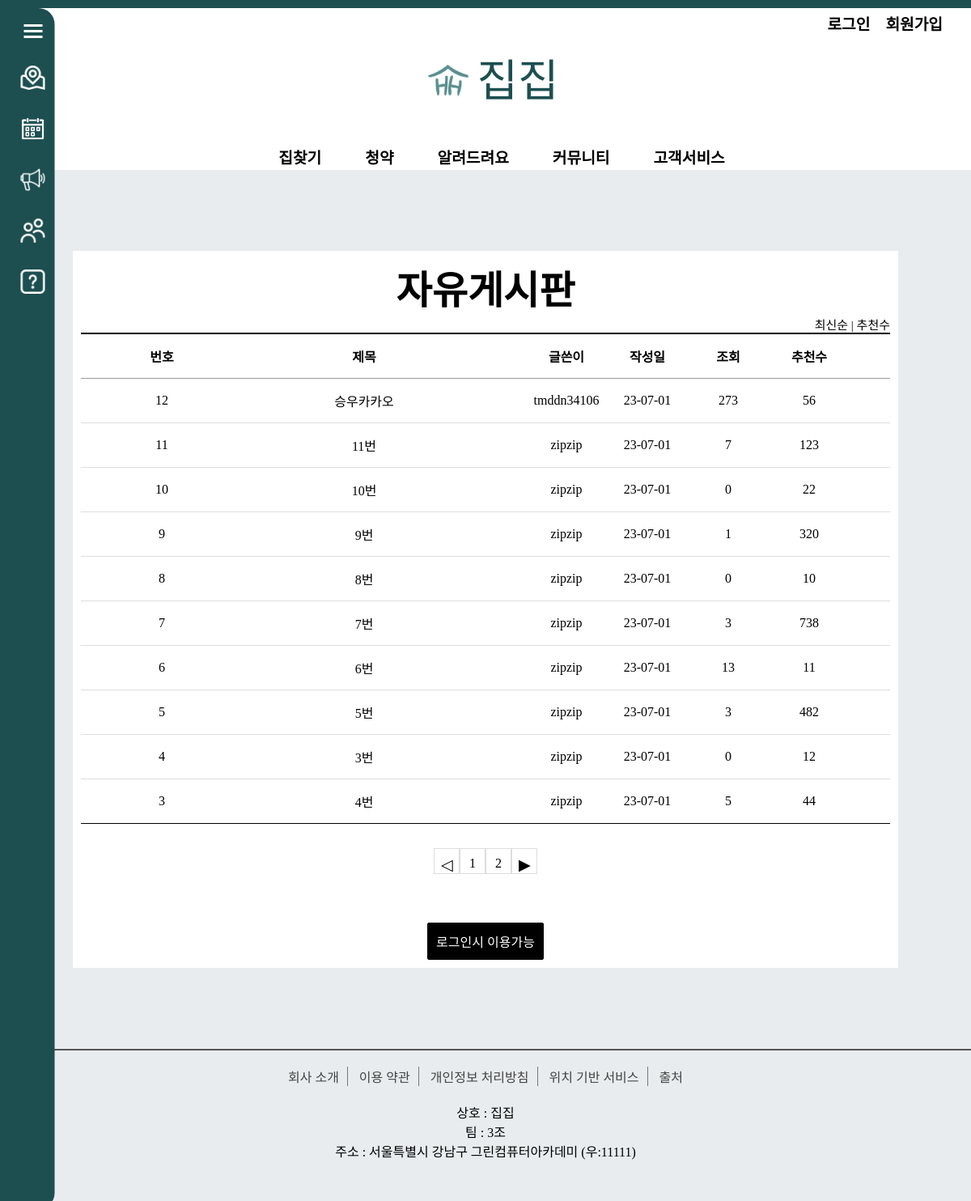
Page /community/board_free/ on the earlier database version.
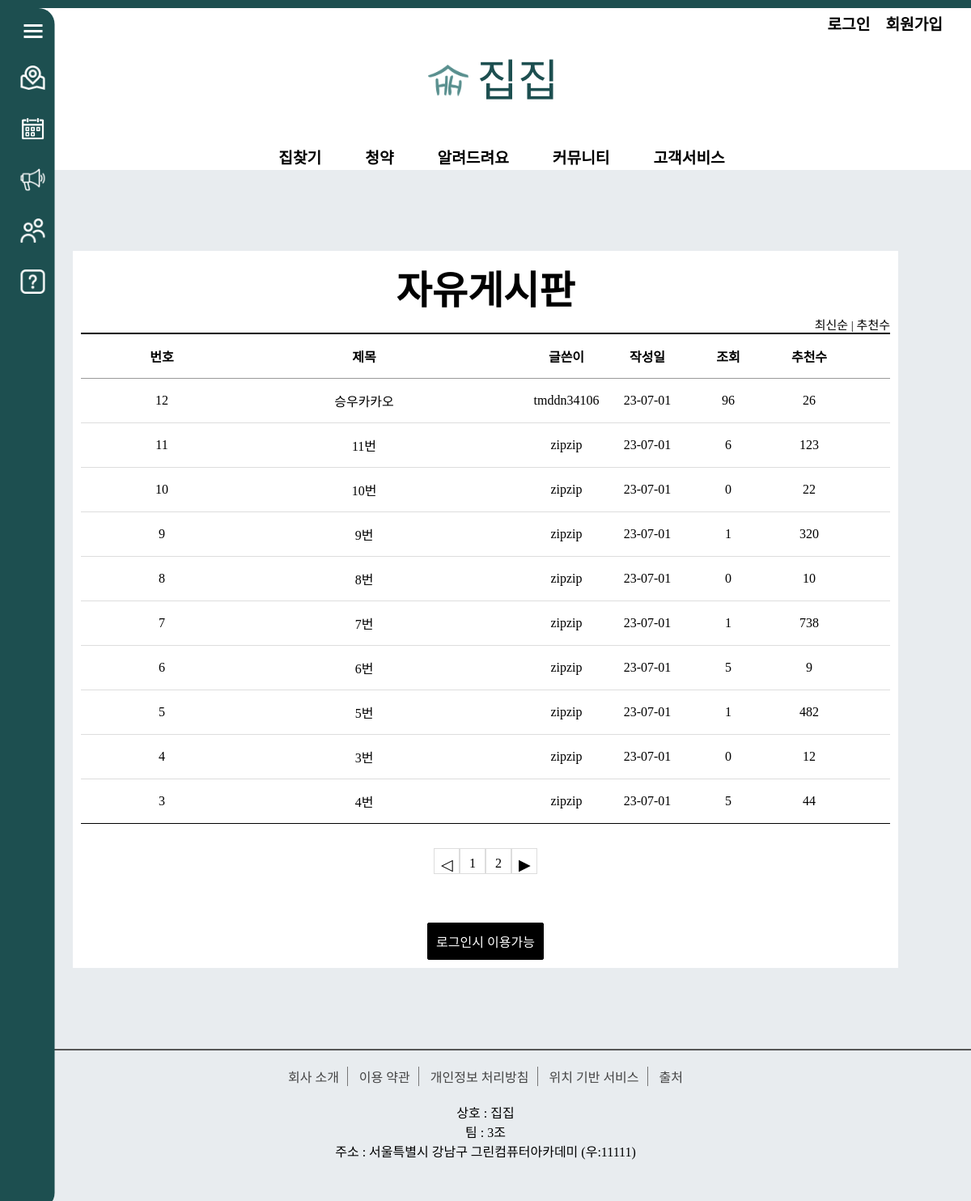
Same page on the later database version.
### community/models.py (models this page shows, shortened)
class Free_Board(models.Model):
    b_title = models.CharField(max_length=100)
    b_content = models.TextField()
    user = models.ForeignKey(User, on_delete=models.CASCADE)
    b_regdate = models.DateTimeField()
    b_modifydate = models.DateTimeField(null=True, blank=True)
    b_hit = models.IntegerField(default=0)
    b_recommend = models.IntegerField(default=0)

### community/views.py (the view)
# urls.py: path('board_free/', views.board_free, name='free'),  # 자유게시판
def board_free(request):
    question_list = Free_Board.objects.order_by('-b_regdate')
    page = request.GET.get('page', '1')
    paginator = Paginator(question_list, 10)
    text = paginator.get_page(page)
    context = {'question_list': text}
    return render(request, 'community/board_free/board_free.html', context) # 자유게시판

### templates/community/board_free/board_free.html (shortened to what this page needs)
<!DOCTYPE html>
{% load static %}
<html lang="en">
<head>
    <link rel="stylesheet" href="{% static 'css/board/css.css' %}">
</head>
<body>
{% include 'poll/sidebar.html' %}
{% include 'poll/header.html' %}
<div class="board_wrap">
    <div class="board_title">
        <strong>자유게시판</strong>
        <div class="board_title_takes">
            <a href="{% url 'community:free' %}">최신순</a> |
            <a href="{% url 'community:free_recommend' %}">추천수</a>
        </div>
    </div>
    <div class="board_list_wrap">
        <div class="board_list">
            <div class="top">
                <div class="num">번호</div>
                <div class="title">제목</div>
                <div class="writer">글쓴이</div>
                <div class="date">작성일</div>
                <div class="count">조회</div>
                <div class="recommend">추천수</div>
            </div>
            {% for question in question_list %}
            <div>
                <div class="num">{{ question.id }}</div>
                <div class="title">
                    <a href="{% url 'community:detail' question.id %}">{{ question.b_title }}
                    </a>
                </div>
                <div class="writer">{{ question.user }}</div>
                <div class="date">{{ question.b_regdate|date:"y-m-d"}}</div>
                <div class="count">{{ question.b_hit }}</div>
                <div class="recommend">{{ question.b_recommend }}</div>
            </div>
            {% endfor %}
        </div>
        <ul class="board_page">
            {% if question_list.has_previous %}
            <li class="bt first">
                <a class="bt prev" href="?page={{ question_list.previous_page_number }}">◀</a>
            </li>
            {% else %}
            <li class="page-item disabled">
                <a class="bt prev">◁</a>
            </li>
            {% endif %}
            {% for page_number in question_list.paginator.page_range %}
            {% if question_list.number == page_number %}
            <li class="page-item active">
                <a class="num">{{ page_number }}</a>
            </li>
            {% else %}
            <li class="page-item">
                <a class="num" href="?page={{ page_number }}">{{ page_number }}</a>
            </li>
            {% endif %}
            {% endfor %}
            {% if question_list.has_next %}
            <li class="page-item">
                <a class="bt last" href="?page={{ question_list.next_page_number }}">▶</a>
            </li>
            {% else %}
            <li class="page-item disabled">
                <a class="bt last">▷</a>
            </li>
            {% endif %}
        </ul>
       <div class="bt_wrap">
        {% if user.is_authenticated %}
        <a href="{% url 'community:write' %}" class="on">등록</a>
        {% else %}
        <a href="{% url 'common:signin' %}" class="on">로그인시 이용가능</a>
        {% endif %}
        </div>
    </div>
</div>
{% include 'footer/footer.html' %}
</body>
</html>

### templates/poll/sidebar.html (shortened to what this page needs)
<!DOCTYPE html>
{% load static %}
<html lang="en">
<head>
    <link rel="stylesheet" href="{% static 'css/poll/style.css' %}">
</head>
<body>
    <aside class="side-bar">
        <section class="side-bar-icon-box">
            <section class="side-bar-icon1">
                <div></div>
                <div></div>
                <div></div>
            </section>
        </section>
        <ul>
            <li>
                <a href="{% url 'map:search' %}">
                    <i class="side-icon2"></i>
                </a>
            </li>
            <li>
                <a href="{% url 'koreaCalendar:subCalendar' %}">
                    <i class="side-icon3"></i>
                </a>
            </li>
            <li>
                <a href="{% url 'information:information' %}">
                    <i class="side-icon4"></i>
                </a>
            </li>
            <li>
                <a href="{% url 'community:free' %}">
                    <i class="side-icon5"></i>
                </a>
            </li>
            <li>
                <a href="{% url 'notice:notice' %}">
                    <i class="side-icon6"></i>
                </a>
            </li>
        </ul>
    </aside>
</body>
</html>

### templates/poll/header.html (shortened to what this page needs)
<!DOCTYPE html>
{% load static %}
<html lang="en">
<head>
    <link rel="stylesheet" href="{% static 'css/poll/style.css' %}">
</head>
<body>
    <header class="header-bar">
        <section class="header-icon-box">
            <div class="header-logo"><a href="{% url 'poll:index' %}"><img src="../../static/images/logo/연함.png" alt="">집집</a></div>
        </section>
        <section class="header-side-login">
            <ul>
              {% if user.is_authenticated %}
                <li style="border-right: transparent;">
                    <a href="{% url 'common:signout' %}">로그아웃</a>
                </li>
                {% else %}
                <li>
                    <a href="{% url 'common:signin' %}">로그인</a>
                </li>
                <li>
                    <a href="{% url 'common:signin' %}">회원가입</a>
                </li>
                {% endif %}
            </ul>
        </section>
        <section class="header-menu">
            <ul>
                <li>
                    <a href="{% url 'map:search' %}">
                        <span>집찾기</span>
                    </a>
                </li>
                <li>
                    <a href="{% url 'koreaCalendar:subCalendar' %}">
                        <span>청약</span>
                    </a>
                </li>
                <li>
                    <a href="{% url 'information:information' %}">
                        <span>알려드려요</span>
                    </a>
                </li>
                <li>
                    <a href="{% url 'community:free' %}">
                        <span>커뮤니티</span>
                    </a>
                </li>
                <li>
                    <a href="{% url 'notice:notice' %}">
                        <span>고객서비스</span>
                    </a>
                </li>
            </ul>
        </section>
    </header>
</body>
</html>

### templates/footer/footer.html
<link rel="stylesheet" href="../../static/css/footer/footer.css">
<footer>
    <ul id="bottomMenu">
        <li><a href="../introduction/introduction.html">회사 소개</a></li>
        <li><a href="./이용약관.html">이용 약관</a></li>
        <li><a href="./개인정보처리방침.html">개인정보 처리방침</a></li>
        <li><a href="./위치 기반 서비스.html">위치 기반 서비스</a></li>
        <li><a href="#">출처</a></li>
    </ul>
    <ul id="bottomSub">
        <li>상호 : 집집</li>
        <li>팀 : 3조</li>
        <li>주소 : 서울특별시 강남구 그린컴퓨터아카데미 (우:11111)</li>
    </ul>
</footer>

### static/css/poll/style.css (style rules this page uses)
* { margin: 0; padding: 0; }
body { background: #e8ecef; font-family: 'GangwonEdu_OTFBoldA'; border-top: 10px solid #1d4f50 }
ul li { list-style: none; }
a { text-decoration: none; }
.side-bar-icon-box { display: flex; justify-content: flex-end; padding-bottom: 4px; }
.side-bar-icon1 { position: relative; width: 23px; height: 17px; margin: 15px; margin-top: 20px; transition: .5s; }
.side-bar-icon1 > div { position: absolute; width: 100%; height: 20%; background-color: white; transition: all .5s; }
.side-bar-icon1 > div:nth-of-type(1) { top: 0; width: auto; left: 0; right: 0; transition: all .5s, left calc(.5s / 2) calc(.5s / 2), right calc(.5s / 2) calc(.5s / 2), height calc(.5s / 2) 0s; }
.side-bar-icon1 > div:nth-of-type(2) { top: 40%; transform-origin: bottom left; }
.side-bar-icon1 > div:nth-of-type(3) { top: 80%; left: auto; right: 0; transform-origin: bottom right; }
.side-bar { height: 1200px; position: fixed; background: rgb(29,79,80); width: 240px; min-height: 100%; border-radius: 20px; transform: translate(calc(230px * -0.75), 0); transition: .5s; z-index:1000; }
.side-bar ul > li > a { display: block; color: white; font-size: 1.2rem; font-weight: bold; padding-top: 15px; padding-bottom: 20px; padding-left: 30px; border-left: 1px solid #ccc }
.side-bar > ul > li > a:first-child { position: relative; }
.side-bar > ul > li > a > i { display: inline-block; position: absolute; top: 24%; right: 5%; width: 30px; height: 30px; }
.side-bar > ul > li > a > .side-icon2 { background-image: url('../../images/menubar/1.지도.png'); background-size: cover; }
.side-bar > ul > li > a > .side-icon3 { background-image: url('../../images/menubar/2.청약.png'); background-size: cover; }
.side-bar > ul > li > a > .side-icon4 { background-image: url('../../images/menubar/3.알려드려요.png'); background-size: cover; }
.side-bar > ul > li > a > .side-icon5 { background-image: url('../../images/menubar/4.커뮤니티.png'); background-size: cover; }
.side-bar > ul > li > a > .side-icon6 { background-image: url('../../images/menubar/5.고객서비스.png'); background-size: cover; }
.side-bar > ul > li { position: relative; }
.header-bar { position: relative; background: white; width: 100%; height: 180px; padding: 10px; }
.header-bar a { color: black }
.header-bar > .header-icon-box { position: relative; width: 20%; height: 80px; margin: 5px auto; text-align: center; }
.header-bar > .header-icon-box > .header-logo { width: 100%; height: 100%; font-size: 55px; font-family: "박용준 투사회보"; padding: 30px 0 0 0; }
.header-bar > .header-icon-box > .header-logo > a { display: block; width: 100%; height: 100%; color: #1d4f50; }
.header-bar > .header-icon-box > .header-logo > a > img { width: 50px; margin-right :10px }
.header-bar > .header-side-login { position: absolute; top: 0; right: 0; }
.header-bar > .header-side-login > ul { margin-right: 40px; }
.header-bar > .header-side-login > ul > li { display: inline-block; margin-top: 5px; margin-right: 15px; font-size: 1.2rem; font-weight: bold; }
.header-bar > .header-menu { position: absolute; bottom: 0; height: 30px; display: flex; justify-content: center; width: 100%; }
.header-bar > .header-menu > ul > li { display: inline-block; position: relative; height: 50px; }
.header-bar > .header-menu > ul > li > a { font-size: 1.2rem; font-weight: bold; padding-left: 25px; padding-right: 25px; }
.header-bar > .header-menu > ul > li > a:first-child { position: relative; }
ul > li { list-style: none; }

### static/css/footer/footer.css (style rules this page uses)
footer { width: 1200px; border-top: 2px solid #555; text-align: center; position: absolute; left: 50%; transform: translateX(-50%); }
footer #bottomMenu { list-style: none; padding: 20px; }
#bottomMenu li { display: inline-block; margin: 0px; border-right: 1px solid #777; padding: 0 10px; }
#bottomMenu li a { text-decoration: none; color: #444; }
#bottomMenu li:last-child { border: none }
#bottomSub { list-style-type: none; margin-bottom: 50px; }

Differences in the rows shown:
changed Free_Board "승우카카오": b_hit "273" → "96"; b_recommend "56" → "26"
changed Free_Board id 11: b_hit "7" → "6"
changed Free_Board id 7: b_hit "3" → "1"
changed Free_Board id 6: b_hit "13" → "5"; b_recommend "11" → "9"
changed Free_Board id 5: b_hit "3" → "1"
